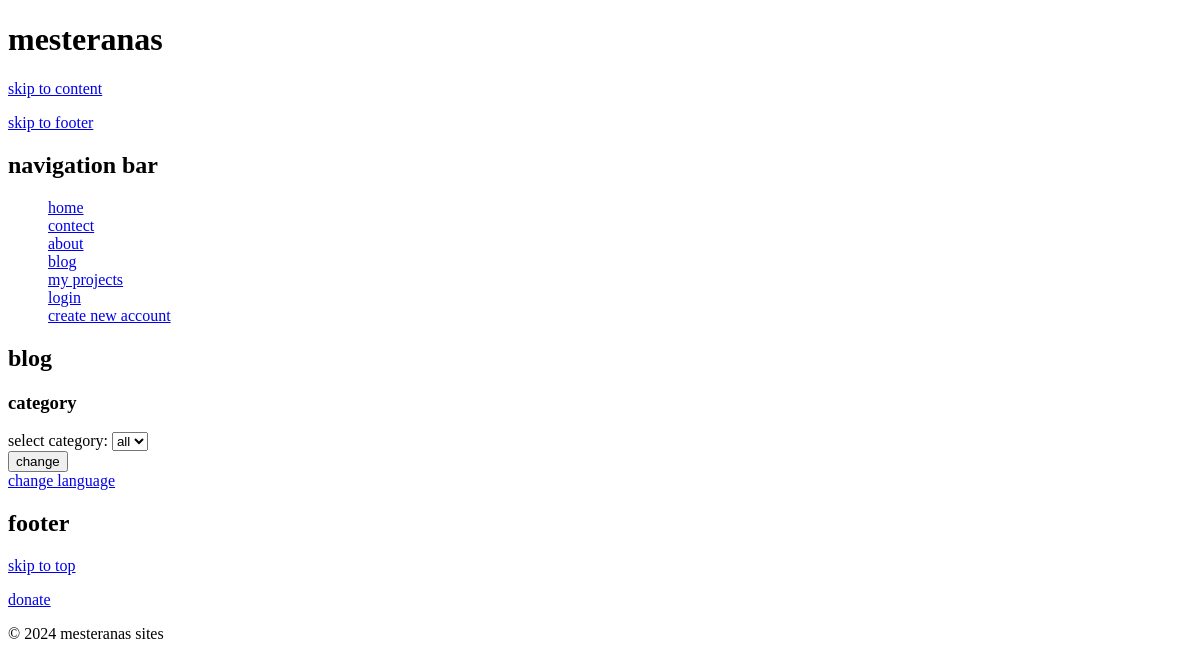
/en/blog/category/all, run on an earlier commit of the app's database.
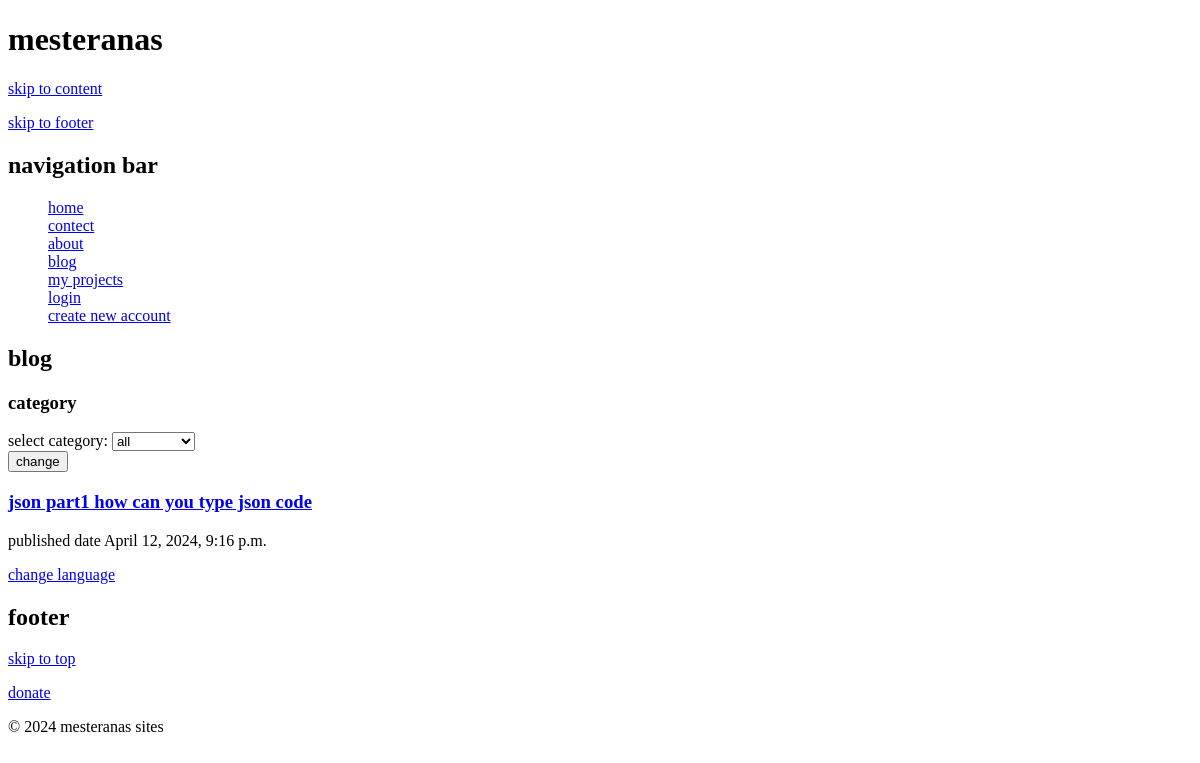
And on a later commit of the database.
### home/models.py (models this page shows, shortened)
class post(models.Model):
    arabicTitle=models.CharField(max_length=500)
    englishTitle=models.CharField(max_length=500)
    arabicBody=models.TextField()
    englishBody=models.TextField()
    date=models.DateTimeField(auto_now=True)
    user=models.ForeignKey(to=User,on_delete=models.CASCADE)
    category=models.CharField(max_length=100)

### home/views.py (the view)
# urls.py: 2. Add a URL to urlpatterns:  path('blog/', include('blog.urls'))
def blog(r,category="all"):
    if category=="all":
        Posts=models.post.objects.all().order_by("-date")
    else:
        Posts=models.post.objects.filter(category=category).order_by("-date")
    if r.method=="POST":
        form=forms.SelectCategory(r.POST)
        if form.is_valid():
            return redirect("blog",category=form.cleaned_data["category"])
    posts=[]
    title=""
    body=""
    language=get_language()
    for post in Posts:
        if language=="ar":
            title=post.arabicTitle
            body=post.arabicBody
        else:
            title=post.englishTitle
            body=post.englishBody
        post.title=title
        post.body=body
        posts.append(post)
    form=forms.SelectCategory({"category":category})
    return render(r,"blog.html",{"posts":posts,"form":form})

### home/forms.py
class SelectCategory(forms.Form):
    category=forms.ChoiceField(choices=getCategory(),label=_("select category"))

### templates/blog.html (shortened to what this page needs)
{% extends "home.html" %}
{%load i18n%}
{% block content%}
<h2>{%trans "blog"%}</h2>
<h3>{%trans "category"%}</h3>
<form method="post">
    {{form}}
    <button type="submit">{%trans "change"%}</button>
</form>
{%for post in posts%}
<h3><a href="{% url "ViewPost" post.pk%}">{{post.title}}</a></h3>
<p>{%trans "published date "%} {{post.date}}</p>
{%endfor%}
{%endblock%}

### templates/home.html (shortened to what this page needs)
<!DOCTYPE html>
<head>
    {% load static%}
{% load i18n %}
    <link rel="stylesheet" href="{% static "css/stile.css" %}">
    </head>
<body>
    <header id="header">
        <h1>mesteranas </h1>
        <p><a href="#content">{%trans "skip to content"%}</a></p>
        <p><a href="#footer">{%trans "skip to footer"%}</a></p>
    </header>
    <nav>
        <h2>{%trans "navigation bar"%}</h2>
        <ul id="navBar">
        <li><a href="{% url 'homePage'%}">{%trans "home"%}</a></li>
        <li><a href="{% url "contect"%}">{%trans "contect"%}</a></li>
        <li><a href="{%url "about"%}">{%trans "about"%}</a></li>
        <li><a href="{%url "blog" "all"%}">{%trans "blog"%}</a></li>
        <li><a href="{%url "myProjects"%}">{%trans "my projects"%}</a></li>
    {%if user.is_authenticated%}
        <li><a href="{%url "logout"%}">{%trans "log out"%}</a></li>
        <li><a href="{%url "accountSettings"%}">{%trans "account settings"%}</a></li>
        <li><a href="{%url "requestProject"%}">{%trans "request a project"%}</a></li>
        {%else%}
        <li><a href="{%url "login"%}">{%trans "login"%}</a></li>
        <li><a href="{%url "newaccound"%}">{%trans "create new account"%}</a></li>
        {%endif%}
    </ul>
    </nav>
    {%block content%}{%endblock%}
    <footer id="footer">
        <a href="{%url "changeLanguage"%}">{% trans "change language"%}</a>
        <br>
        <h2>{%trans "footer"%}</h2>
        <p><a href="#header">{%trans "skip to top"%}</a></p>
        <p><a href="https://www.paypal.me/AMohammed231">{%trans "donate"%}</a></p>
    <p>&copy; 2024 mesteranas sites</p>
    </footer>
</body>
</html>

### static/css/stile.css (style rules this page uses)
#navBar { list-style-type: none;color: red; }

What changed in the data, as far as the page shows it:
added post: title "json part1 how can you type json code", date "April 12, 2024, 9:16 p.m."
